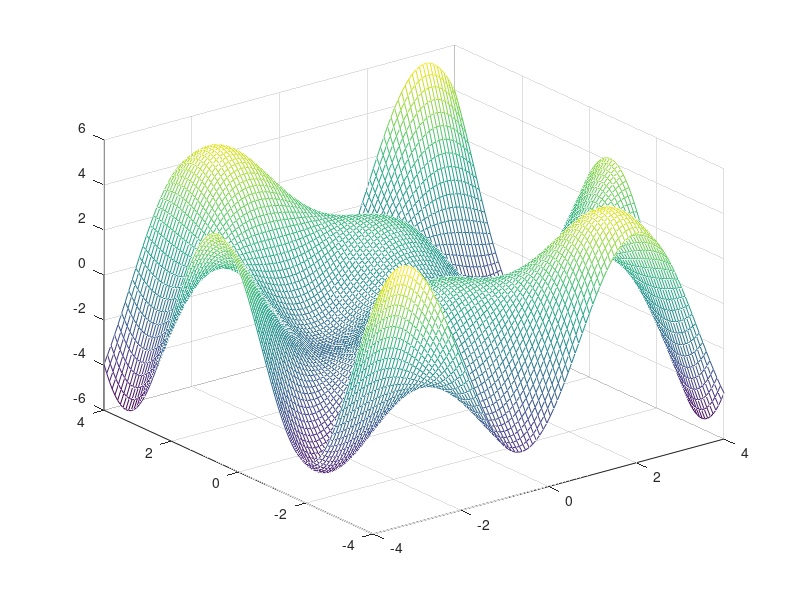
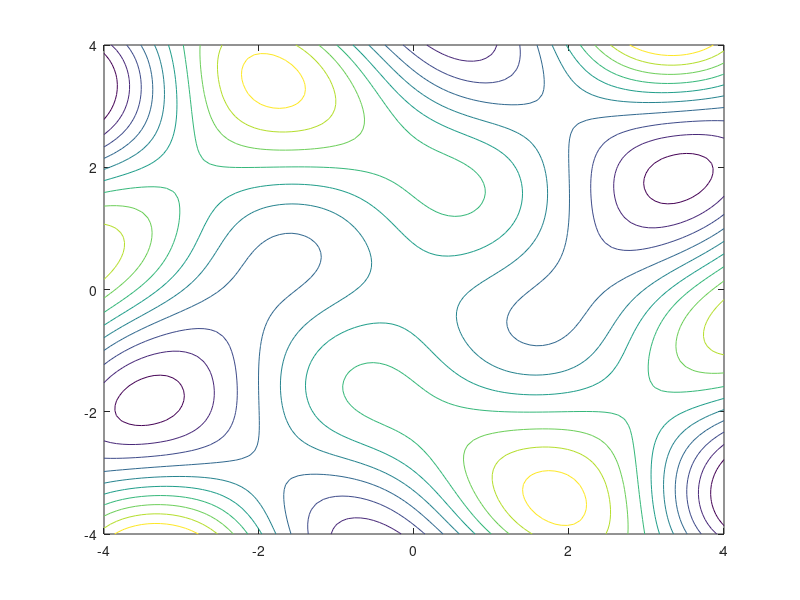

Here is the MATLAB script that generated these plots, in order: (Note: this script raises an error after producing the figures.)
%% Plot figure %%
[X,Y] = meshgrid(linspace(-4, 4));
Z = Y .* sin(X + Y) - X .* sin(X - Y);
figure('Name','Mesh Grid','NumberTitle','off');
mesh(X, Y, Z)
figure('Name','Contour','NumberTitle','off');
contour(X, Y, Z)
%% solve f Gradaian %%
% x and y decelration %
syms x y
% write equations %
eq1 = y * cos(x - y) - sin(x - y) - x * cos(x - y);
eq2 = y * cos(x + y) + sin(x + y) + x * cos(x - y);
eq = [eq1, eq2];
ans_counter = 1;
sol_x = zeros(1);
sol_y = zeros(1);
for i = -3:3
    for j = -3:3
        [ans_x, ans_y] = vpasolve(eq, [x,y], [i; j]);
        if ans_counter > 1 && abs(sol_x(ans_counter-1) - ans_x) < 1e-1 && abs(sol_y(ans_counter-1) - ans_y) < 1e-1
            continue;
        end
        if ans_x > 4 || ans_x < -4 || ans_y > 4 || ans_y < -4
            continue;
        end
        sol_x(ans_counter) = ans_x;
        sol_y(ans_counter) = ans_y;
        ans_y * cos(ans_x - ans_y) - sin(ans_x - ans_y) - ans_x * cos(ans_x - ans_y);
        ans_y * cos(ans_x + ans_y) + sin(ans_x + ans_y) + ans_x * cos(ans_x - ans_y);
        ans_counter = ans_counter + 1;
    end
end
sol = [sol_x; sol_y];

